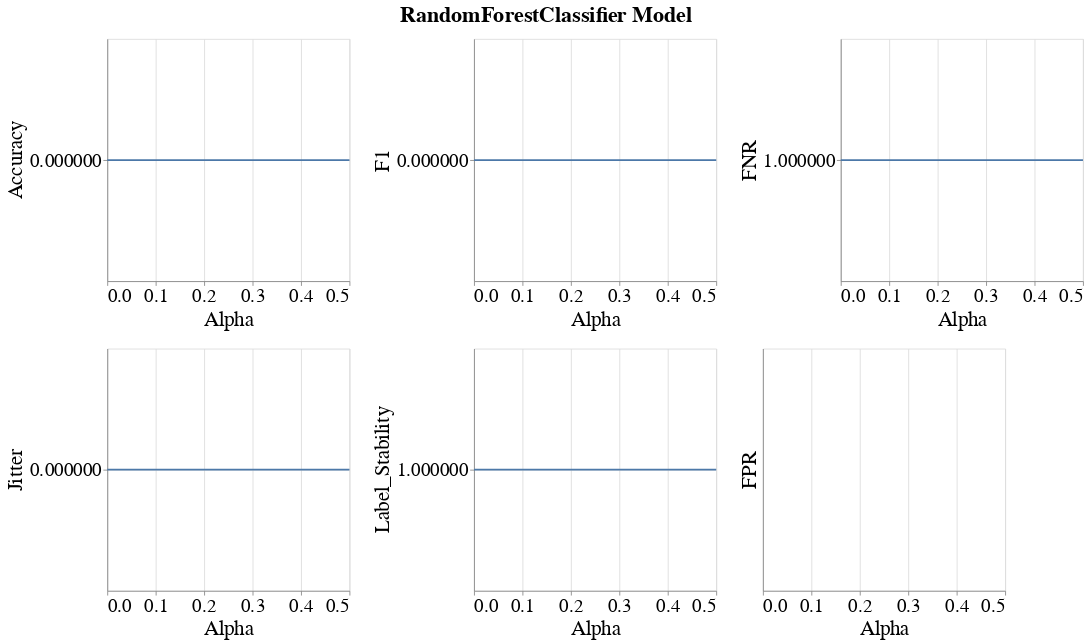

Notebook cell for this chart:
### Markdown cell above
### Line band plots for subgroup metrics

### Code cell
visualizer.create_subgroup_metrics_line_band_plot(model_name=MODEL_NAMES[0],
                                                  subgroup_metrics=['Accuracy', 'F1', 'FNR', 'Jitter', 'Label_Stability', 'FPR'])
